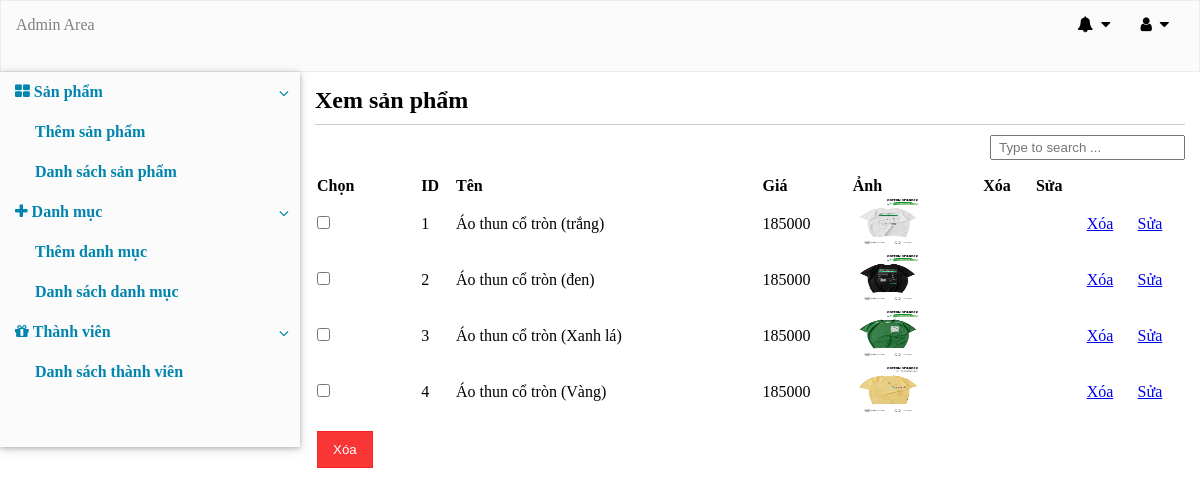
The app's page /manager/manager.php?action=view_product with its own data.
### tables this page shows
CREATE TABLE products
(
	product_id INT not null AUTO_INCREMENT,
	product_title varchar (255) NOT NULL,
	product_price int NOT NULL,
	product_image VARCHAR(255) NOT NULL,
	product_desc VARCHAR(255) NOT NULL,
	product_category INT not null,
	primary key	(product_id),
	FOREIGN KEY	(product_category) REFERENCES category(cate_id)
);

### manager/view_product.php (the view, shortened to what this page needs)
<?php
    include_once '../query/connect_to_server.php';
?>
<div class="view-product-box">
    <h2>Xem sản phẩm</h2>
    <div class="border-bottom"></div>
    <form action="" method="post">
        <div class="search-bar">
            <input type="text" id="search" placeholder="Type to search ...">
        </div>
        <table width=100%>
            <thead>
                <tr>
                    <th><input type="checkbox" style="display:none;" id="checkAll">Chọn</th>
                    <th>ID</th>
                    <th>Tên</th>
                    <th>Giá</th>
                    <th>Ảnh</th>
                    <th>Xóa</th>
                    <th>Sửa</th>
                </tr>
            </thead>
            <?php
               $all_products = mysqli_query($db, "select * from products order by product_id ASC");
               $i = 1;
               while($row=mysqli_fetch_array($all_products)) {
                $images = explode(" ", $row['product_image']);
            ?>
            <tbody>
                <tr>
                    <td><input type="checkbox" name="deleteAll[]" value="<?php echo $row['product_id']; ?>"></td>
                    <td><?php echo $i; ?></td>
                    <td><?php echo $row['product_title']; ?></td>
                    <td><?php echo $row['product_price']; ?></td>
                     <td> <img src="../images/product/<?php echo $images[0]; ?>" width="70" height="50" > </td>
                    <td><?php// echo $row['date']; ?></td>
                    <td>
                    </td>
                    <td> <a href="manager.php?action=view_product&delete_product=<?php echo $row['product_id'];?>">Xóa</a> </td>
                    <td><a href="manager.php?action=edit_product&product_id=<?php echo $row['product_id'];?>">Sửa</a></td>
                </tr>
            </tbody>
            <?php  $i++; }  ?>
            <tr>
                <td><input type="submit" name="delete_all" value="Xóa"></td>
            </tr>
        </table>
    </form>
</div>

### manager/manager.css (style rules this page uses)
* { margin: 0; padding: 0; }
.border-bottom { border-bottom: 0.1px solid rgba(0, 0, 0, 0.2) ; margin: 10px 0; }
.search-bar { float: right; margin-bottom: 15px; }
.search-bar input[type=text] { padding: 3px 7px; }
.view-product-box th, .view-product-box td { text-align: left; }
.view-product-box input[type=submit] { padding: 10px 15px; background: rgba(250, 32, 32, 0.9); border: 0.01px solid rgba(250, 32, 32, 0.9); color: white; margin-top: 10px; }

### records on screen
products: product_title "Áo thun cổ tròn (trắng)", product_price "185000", shows a picture
products: product_title "Áo thun cổ tròn (đen)", product_price "185000", shows a picture
products: product_title "Áo thun cổ tròn (Xanh lá)", product_price "185000", shows a picture
products: product_title "Áo thun cổ tròn (Vàng)", product_price "185000", shows a picture
